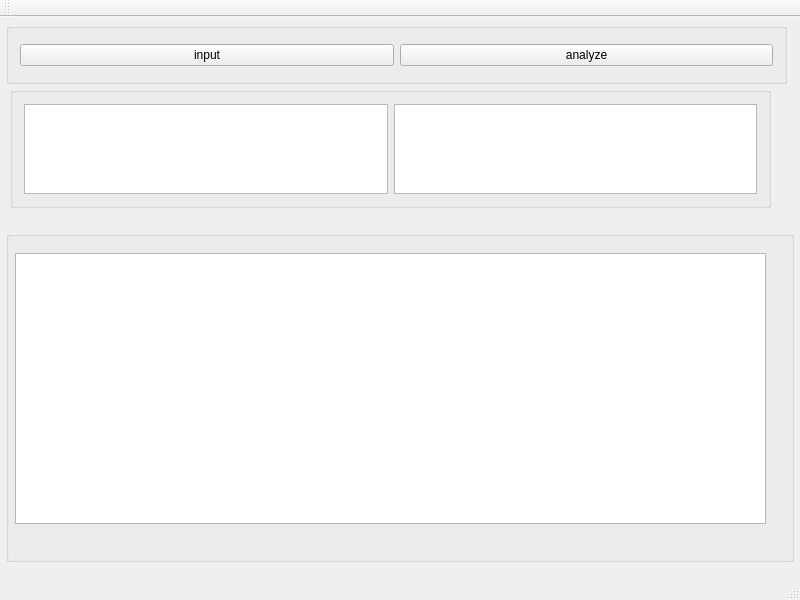
<?xml version="1.0" encoding="UTF-8"?>
<ui version="4.0">
 <class>MainWindow</class>
 <widget class="QMainWindow" name="MainWindow">
  <property name="geometry">
   <rect>
    <x>0</x>
    <y>0</y>
    <width>800</width>
    <height>600</height>
   </rect>
  </property>
  <property name="windowTitle">
   <string>MainWindow</string>
  </property>
  <widget class="QWidget" name="centralWidget">
   <widget class="QGroupBox" name="groupBox">
    <property name="geometry">
     <rect>
      <x>6</x>
      <y>214</y>
      <width>788</width>
      <height>331</height>
     </rect>
    </property>
    <property name="title">
     <string/>
    </property>
    <widget class="QTextBrowser" name="textBrowser">
     <property name="geometry">
      <rect>
       <x>9</x>
       <y>22</y>
       <width>751</width>
       <height>271</height>
      </rect>
     </property>
    </widget>
   </widget>
   <widget class="QGroupBox" name="groupBox_2">
    <property name="geometry">
     <rect>
      <x>10</x>
      <y>70</y>
      <width>761</width>
      <height>121</height>
     </rect>
    </property>
    <property name="title">
     <string/>
    </property>
    <layout class="QHBoxLayout" name="horizontalLayout_2">
     <item>
      <widget class="QTextBrowser" name="textBrowser_2"/>
     </item>
     <item>
      <widget class="QTextBrowser" name="textBrowser_3"/>
     </item>
    </layout>
   </widget>
   <widget class="QGroupBox" name="groupBox_3">
    <property name="geometry">
     <rect>
      <x>6</x>
      <y>6</y>
      <width>781</width>
      <height>61</height>
     </rect>
    </property>
    <property name="title">
     <string/>
    </property>
    <layout class="QHBoxLayout" name="horizontalLayout">
     <item>
      <widget class="QPushButton" name="pushButton">
       <property name="text">
        <string>input</string>
       </property>
      </widget>
     </item>
     <item>
      <widget class="QPushButton" name="pushButton_2">
       <property name="text">
        <string>analyze</string>
       </property>
      </widget>
     </item>
    </layout>
   </widget>
  </widget>
  <widget class="QMenuBar" name="menuBar">
   <property name="geometry">
    <rect>
     <x>0</x>
     <y>0</y>
     <width>800</width>
     <height>17</height>
    </rect>
   </property>
  </widget>
  <widget class="QToolBar" name="mainToolBar">
   <attribute name="toolBarArea">
    <enum>TopToolBarArea</enum>
   </attribute>
   <attribute name="toolBarBreak">
    <bool>false</bool>
   </attribute>
  </widget>
  <widget class="QStatusBar" name="statusBar"/>
 </widget>
 <layoutdefault spacing="6" margin="11"/>
 <resources/>
 <connections/>
</ui>
